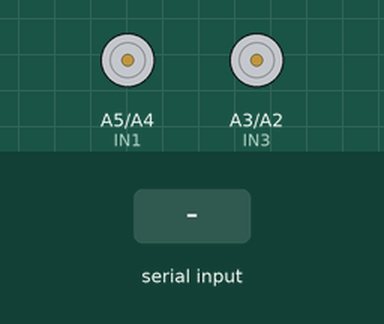
This sketch was run on a simulated Arduino Uno, built with avr-gcc and run on an emulated ATmega328P. Parts: motor-driver pin pairs drawn as motors (green arrow = first pin HIGH = forward, orange = second pin HIGH = backward, longer = more drive, scaled by the enable pin). The inputs (shaded band) are chosen by the test bench. What the sketch prints to the serial monitor is not drawn.

Above: at 1.3 s.
1.4 s: "A" received over Serial
At 1.8 s:
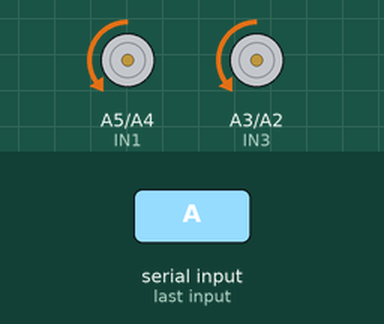
4.4 s: "I" received over Serial
7.4 s: "D" received over Serial
At 10.3 s:
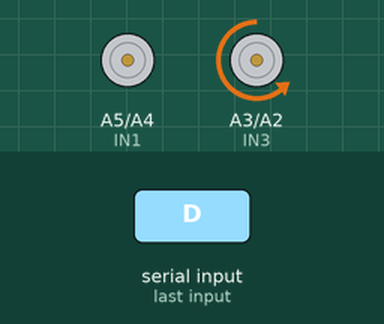
10.4 s: "a" received over Serial
At 12.4 s:
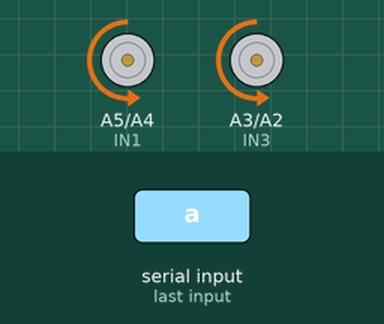
13.4 s: "i" received over Serial
Timing chart, 0 to 22.6 s (numbered marks = the images above; inputs shaded):
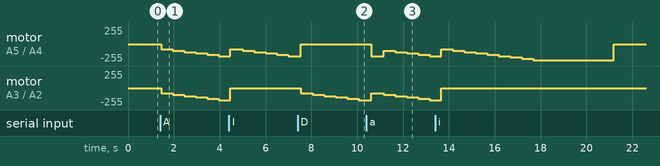

The sketch:

prueb_de_motores_con_pwm.ino
```cpp
// ✅ PINES CORREGIDOS
#define ENA 5       // PWM Motor Izquierdo
#define IN1 A5      // Dirección Motor Izquierdo
#define IN2 A4      // Dirección Motor Izquierdo

#define ENB 3       // PWM Motor Derecho
#define IN3 A3      // Dirección Motor Derecho
#define IN4 A2      // Dirección Motor Derecho

int pwm = 0;
bool prueba = false;
bool probarIzquierdo = true;
bool probarDerecho = true;

// ✅ NUEVO: PWM MÍNIMO PARA MOVERSE (ajustar según necesidad)
int pwmMinimo = 80;  // Empezar más alto para más potencia

void setup() {
  pinMode(ENA, OUTPUT);
  pinMode(ENB, OUTPUT);
  pinMode(IN1, OUTPUT);
  pinMode(IN2, OUTPUT);
  pinMode(IN3, OUTPUT);
  pinMode(IN4, OUTPUT);

  Serial.begin(9600);
  Serial.println("✅ MÁXIMA POTENCIA - PWM 3 y 5");
  Serial.println("COMANDOS:");
  Serial.println("  I - Solo IZQUIERDO");
  Serial.println("  D - Solo DERECHO");
  Serial.println("  A - AMBOS motores");
  Serial.println("  S - Parar");
  Serial.println("  + - Aumentar potencia inicial");
  Serial.println("  - - Disminuir potencia inicial");
  Serial.print("  Potencia inicial: ");
  Serial.println(pwmMinimo);

  parar();
}

void loop() {
  if (Serial.available()) {
    char c = Serial.read();

    if (c == 'A' || c == 'a') {
      iniciarPrueba(true, true);
    }
    else if (c == 'I' || c == 'i') {
      iniciarPrueba(true, false);
    }
    else if (c == 'D' || c == 'd') {
      iniciarPrueba(false, true);
    }
    else if (c == 'S' || c == 's') {
      prueba = false;
      parar();
      Serial.println("⛔ PARADO");
    }
    else if (c == '+') {
      pwmMinimo = min(150, pwmMinimo + 10);
      Serial.print("🔊 Potencia mínima aumentada: ");
      Serial.println(pwmMinimo);
    }
    else if (c == '-') {
      pwmMinimo = max(50, pwmMinimo - 10);
      Serial.print("🔉 Potencia mínima disminuida: ");
      Serial.println(pwmMinimo);
    }
  }

  static unsigned long last = 0;
  if (prueba && millis() - last >= 500) {
    last = millis();

    // ✅ EMPEZAR DESDE PWM MÍNIMO PARA MÁS POTENCIA
    if (pwm == 0) {
      pwm = pwmMinimo;
    } else {
      pwm += 20;  // Incrementos más grandes
    }

    if (pwm > 255) {
      prueba = false;
      delay(3000);
      parar();
      Serial.println("✅ FIN - PWM 255");
      return;
    }

    aplicarPWM();

    Serial.print("🎛️  PWM: ");
    Serial.print(pwm);
    Serial.print("/255 (");
    Serial.print((pwm * 100) / 255);
    Serial.println("%)");

    if (probarIzquierdo) Serial.println("   IZQUIERDO: 💨");
    if (probarDerecho) Serial.println("   DERECHO: 💨");

    if (pwm == pwmMinimo) {
      Serial.println("   ¿Tiene suficiente potencia?");
    }
  }

  delay(50);
}

void aplicarPWM() {
  // Dirección avance
  digitalWrite(IN1, LOW);
  digitalWrite(IN2, HIGH);
  digitalWrite(IN3, LOW);
  digitalWrite(IN4, HIGH);


  if (probarIzquierdo) {
    analogWrite(ENA, pwm);
  } else {
    analogWrite(ENA, 0);
  }

  if (probarDerecho) {
    analogWrite(ENB, pwm);
  } else {
    analogWrite(ENB, 0);
  }
}

void iniciarPrueba(bool izquierdo, bool derecho) {
  pwm = 0;  // Empezar desde 0, luego saltar a pwmMinimo
  prueba = true;
  probarIzquierdo = izquierdo;
  probarDerecho = derecho;

  Serial.println("========================");
  if (izquierdo && derecho) {
    Serial.println("🚀 INICIANDO: AMBOS MOTORES");
  } else if (izquierdo) {
    Serial.println("🚀 INICIANDO: SOLO IZQUIERDO");
  } else {
    Serial.println("🚀 INICIANDO: SOLO DERECHO");
  }
  Serial.print("🔊 Potencia mínima: ");
  Serial.println(pwmMinimo);
  Serial.println("========================");
}

void parar() {
  digitalWrite(IN1, LOW);
  digitalWrite(IN2, LOW);
  digitalWrite(IN3, LOW);
  digitalWrite(IN4, LOW);
  analogWrite(ENA, 0);
  analogWrite(ENB, 0);
}
```

Measured:
- after the input at 1.4 s, motor on A5 (IN1) / A4 (IN2), motor on A3 (IN3) / A2 (IN4): moves from stopped to backward 180/255 over 2.5 s, starting after 0.05 s
- after the input at 7.4 s, motor on A3 (IN3) / A2 (IN4): moves from stopped to backward 180/255 over 2.5 s, starting after 0.15 s
- after the input at 10.4 s, motor on A5 (IN1) / A4 (IN2): stopped → backward 180/255 after 0.21 s, → backward 100/255 0.54 s later, → backward 120/255 0.50 s later, → backward 140/255 0.50 s later, … (6 changes in this stretch)
